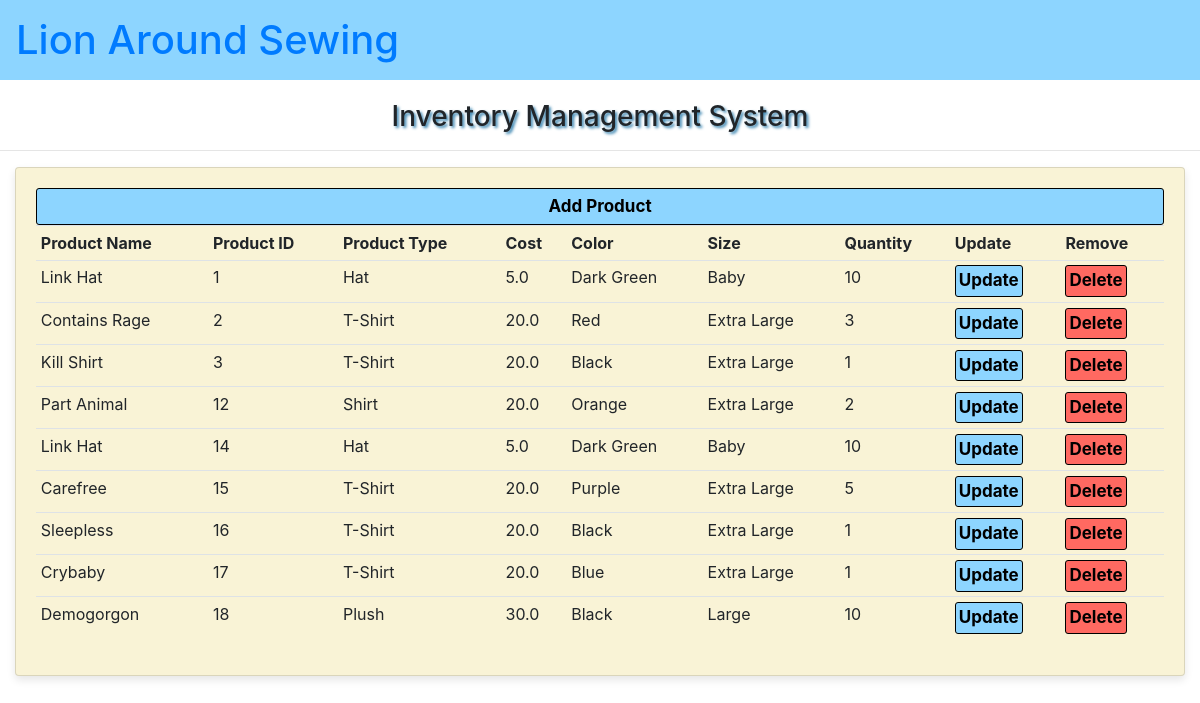
The page / on the database its author committed.
### accounts/models.py (models this page shows, shortened)
class Product(models.Model):
    COLORS = (
           ('Black', 'Black'),
           ('Blue', 'Blue'),
           ('Dark Green', 'Dark Green'),
           ('Galaxy', 'Galaxy'),
           ('Gray', 'Gray'),
           ('Green', 'Green'),
           ('Orange', 'Orange'),
           ('Pink', 'Pink'),
           ('Purple', 'Purple'),
           ('Red', 'Red'),
           ('Rifle Green', 'Rifle Green'),
           ('Yellow', 'Yellow'),
           ('White', 'White'),
             )
    SIZES = (
           ('Baby', 'Baby'),
           ('Mini', 'Mini'),
           ('Small', 'Small'),
           ('Medium', 'Medium'),
           ('Large', 'Large'),
           ('Extra Large', 'Extra Large'),
            )
    product_Name = models.CharField(max_length=200, null=True)
    product_Type = models.CharField(max_length=200, null=True)
    cost = models.FloatField(null=True)
    color = models.CharField(max_length=200, null = True, choices = COLORS)
    size = models.CharField(max_length=200, null = True, choices = SIZES)
    quantity = models.IntegerField(null=True)

### accounts/views.py (the view)
# urls.py: path('', views.home, name='home'),
def home(request):
    product = Product.objects.all()
    context = {'products': product}
    return render(request, 'accounts/dashboard.html', context)

### accounts/templates/accounts/dashboard.html (shortened to what this page needs)
{% extends 'accounts/main.html' %}  {% comment %} inherting from the main  {% endcomment %}
{% block content %}
<div class="col-md-12">
    <div class="card card-body">
        <a class= "btn btn-primary btn-sm btn-block" href="{% url 'add_product'%}">Add Product</a>
        <table class = "table table-sm">
            <tr>
                <th>Product Name</th>
                <th>Product ID</th>
                <th>Product Type</th>
                <th>Cost</th>
                <th>Color</th>
                <th>Size</th>
                <th>Quantity</th>
                <th>Update</th>
                <th>Remove</th>
            </tr>
            {% for product in products %}
                <tr>
                    <td>{{product.product_Name}}</td>
                    <td>{{product.id}}</td>
                    <td>{{product.product_Type}}</td>
                    <td>{{product.cost}}</td>
                    <td>{{product.color}}</td>
                    <td>{{product.size}}</td>
                    <td>{{product.quantity}}</td>
                    <td><a class="btn btn-sm btn-info" href="{% url 'edit_product' product.id%}">Update</a></td>
                    <td><a class="btn btn-sm btn-danger" href="{% url 'delete_entry' product.id%}">Delete</a></td>
                </tr>
            {% endfor %}
        </table>
    </div>
</div>
{% endblock %}

### accounts/templates/accounts/main.html (shortened to what this page needs)
<!DOCTYPE html>
<html lang="en">
<head>
    {% load static %}
    <link rel="stylesheet" href="https://cdn.jsdelivr.net/npm/bootstrap@4.4.1/dist/css/bootstrap.min.css">
    <link rel="stylesheet" type="text/css" href="{% static 'css/dashboard.css' %}">
</head>
<body>
<h1> <a href="{% url 'home' %}" id="header_text"> Lion Around Sewing </a></h1>
<h5> Inventory Management System </h5>
<hr>
    {% block content %}
    {% endblock %}
</body>
</html>

### accounts/static/css/dashboard.css (style rules this page uses)
h1 { background-color: #8DD5FF; padding: 1rem; font-size: 2.5rem; margin-bottom: 20px; }
h5 { font-size: 1.75rem; text-align: center; text-shadow: 2px 2px 3px #3984b0; }
.card { background-color: #F9F3D6; border-radius: 0.25rem; box-shadow: 0 0.25rem 0.5rem rgba(0, 0, 0, 0.1); }
.card-body { padding: 1.25rem; }
a.btn-primary { background-color: #8DD5FF; border-color: #000000; color: #000000; font-size: 40px; font-weight: bold; padding: 20px 12px; text-decoration: none; }
a.btn-block { display: block; }
a.btn-sm { padding: 5px 10px; font-size: 17px; line-height: 1.5; border-radius: 3px; }
a.btn-info { background-color: #8DD5FF; border-color: #000000; color: #000000; font-size: 17px; font-weight: bold; padding: 2px 3px; text-decoration: none; }
a.btn-danger { background-color: #FF6961; border-color: #000000; color: #000000; font-size: 17px; font-weight: bold; padding: 2px 3px; text-decoration: none; }

### rows shown on the page
Product: product_Name "Link Hat", id "1", product_Type "Hat", cost "5.0", color "Dark Green", size "Baby", quantity "10"
Product: product_Name "Contains Rage", id "2", product_Type "T-Shirt", cost "20.0", color "Red", size "Extra Large", quantity "3"
Product: product_Name "Kill Shirt", id "3", product_Type "T-Shirt", cost "20.0", color "Black", size "Extra Large", quantity "1"
Product: product_Name "Part Animal", id "12", product_Type "Shirt", cost "20.0", color "Orange", size "Extra Large", quantity "2"
Product: product_Name "Link Hat", id "14", product_Type "Hat", cost "5.0", color "Dark Green", size "Baby", quantity "10"
Product: product_Name "Carefree", id "15", product_Type "T-Shirt", cost "20.0", color "Purple", size "Extra Large", quantity "5"
Product: product_Name "Sleepless", id "16", product_Type "T-Shirt", cost "20.0", color "Black", size "Extra Large", quantity "1"
Product: product_Name "Crybaby", id "17", product_Type "T-Shirt", cost "20.0", color "Blue", size "Extra Large", quantity "1"
Product: product_Name "Demogorgon", id "18", product_Type "Plush", cost "30.0", color "Black", size "Large", quantity "10"
